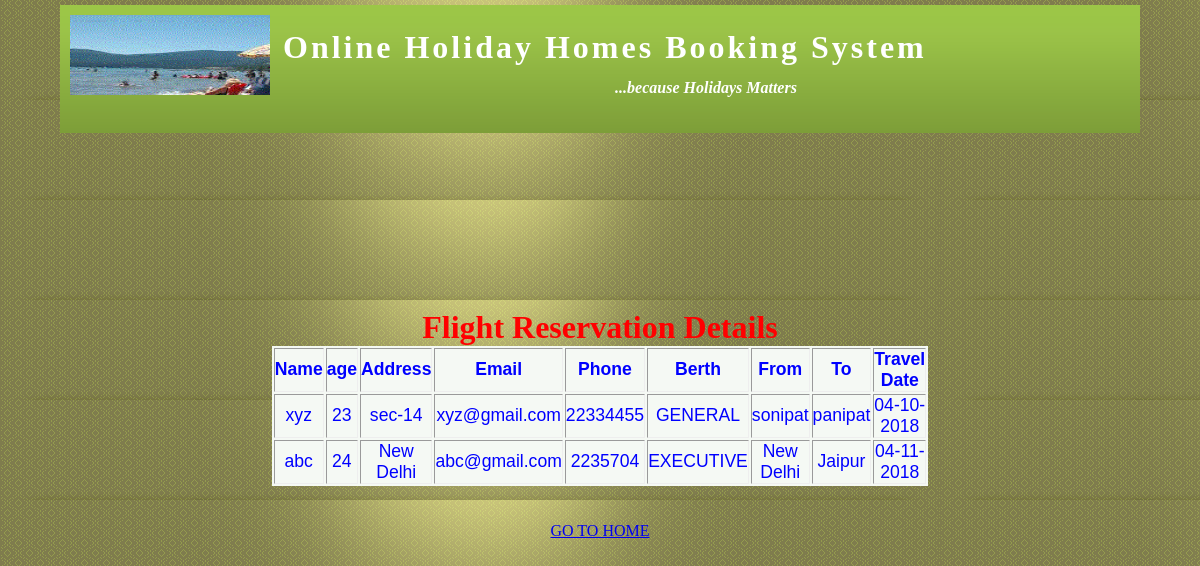
Page /flight2.php on the committed database.
### tables this page shows
CREATE TABLE `flight` (
  `name` varchar(20) DEFAULT NULL,
  `age` varchar(2) DEFAULT NULL,
  `address` varchar(25) DEFAULT NULL,
  `email` varchar(20) DEFAULT NULL,
  `telephone` varchar(10) DEFAULT NULL,
  `berth` varchar(15) DEFAULT NULL,
  `from1` varchar(10) DEFAULT NULL,
  `to1` varchar(10) DEFAULT NULL,
  `tdate` varchar(12) DEFAULT NULL
);

### flight2.php (the view, shortened to what this page needs)
<html>
<head>
<link rel="stylesheet" type="text/css" href="oes.css"/>
</head>
<body text = "blue" background="project_img/myholidays.jpg">
<basefont size="5">
<div id="container">
                <div class="header">
                <img style="margin:10px 2px 2px 10px;float:left;" height="80" width="200" src="images/logo1.gif" alt="OES"/><h3 class="headtext"> &nbsp;Online Holiday Homes Booking System </h3><h4 style="color:#ffffff;text-align:center;margin:0 0 5px 5px;"><i>...because Holidays Matters</i></h4>
            </div>
<pre>
</pre>
<center>
<h1> <font color="red"> Flight Reservation Details</font> </h1>
<table border = "1" width ="50%" >
<tr>
<th>Name</th>
<th>age</th>
<th>Address</th>
<th>Email</th>
<th>Phone</th>
<th>Berth</th>
<th>From</th>
<th>To</th>
<th>Travel Date</th>
</tr>
<?php
include('db_login.php');
$con = mysqli_connect($db_host,
$db_username, $db_password,$db_database);
$query = "SELECT * FROM flight";
$result = mysqli_query($con, $query);
while ($row = mysqli_fetch_assoc($result))
{
$en = $row["name"];
$ag = $row["age"];
$ad = $row["address"];
$nm = $row["email"];
$ph = $row["telephone"];
$j = $row["berth"];
$s = $row["from1"];
$ar = $row["to1"];
$dp = $row["tdate"];
echo "<tr align='center'>";
echo "<td>$en</td>";
echo "<td>$ag</td>";
echo "<td>$ad</td>";
echo "<td>$nm</td>";
echo "<td>$ph</td>";
echo "<td>$j</td>";
echo "<td>$s</td>";
echo "<td>$ar</td>";
echo "<td>$dp</td>";
echo "</tr>";
}
?>
</table>
<br><br>
<a href="http://localhost/holiday/myproject.php">GO TO HOME</a>
</body>
</html>

### oes.css (style rules this page uses)
* { margin: 0; padding: 0; }
body { background:url(images/img02.png) repeat; }
#container { width:90%; margin:5px 5% 5px 5%; }
.header { background:#00ff00 url("images/header.png") repeat-x; height:8em; margin-top:0; margin-bottom:-1.2em; }
.headtext { padding:10px 0 0 0; font-size:200%; color:#ffffff; line-height:2em; letter-spacing:3px; font-weight:bolder; }
table { border:0; background:#f5f9f4; font-family:verdana,sans-serif; font-size:1.1em; margin-left:auto; margin-right:auto; text-align:center; }

### rows in the picture
flight: name "xyz", age "23", address "sec-14", email "xyz@gmail.com", telephone "22334455", berth "GENERAL", from1 "sonipat", to1 "panipat", tdate "04-10-2018"
flight: name "abc", age "24", address "New Delhi", email "abc@gmail.com", telephone "2235704", berth "EXECUTIVE", from1 "New Delhi", to1 "Jaipur", tdate "04-11-2018"
